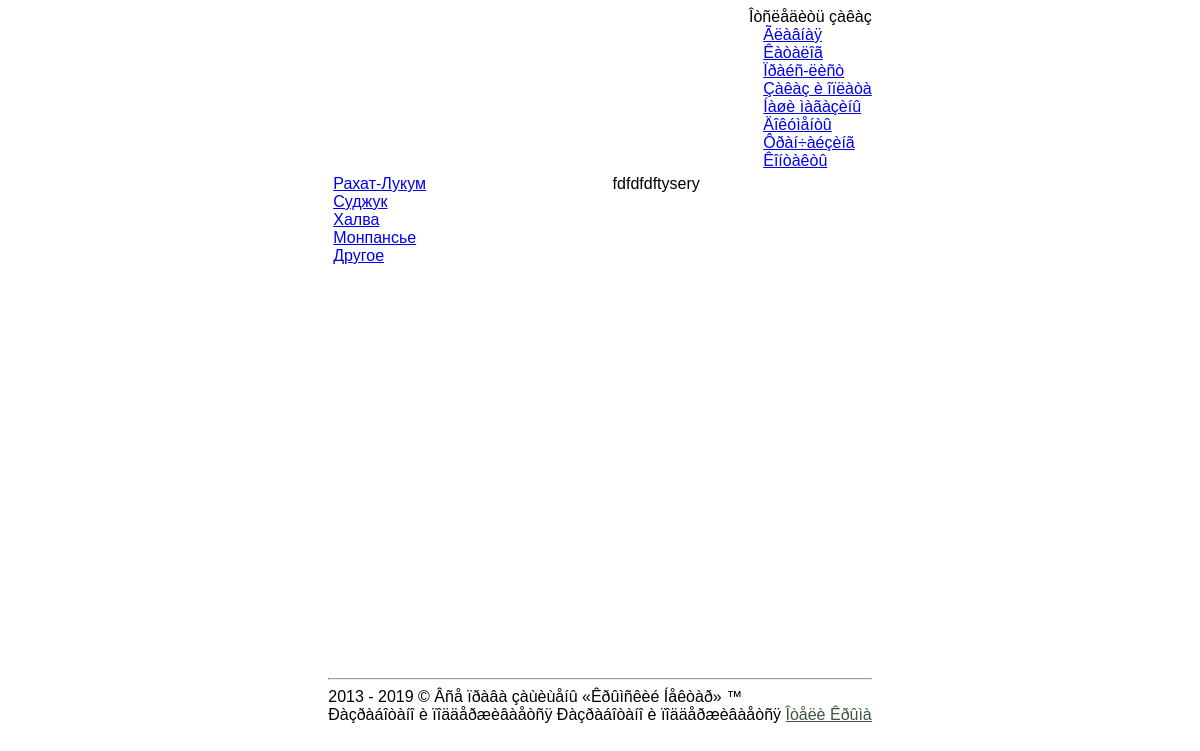
The page /template.php on the database its author committed.
### tables this page shows
CREATE TABLE `categories` (
  `id` int(2) NOT NULL,
  `nam_categories` varchar(255) NOT NULL DEFAULT '',
  `link` varchar(255) NOT NULL DEFAULT '',
  `description` varchar(255) NOT NULL DEFAULT '',
  `img` varchar(255) NOT NULL DEFAULT '',
  `img_left` varchar(255) NOT NULL DEFAULT '',
  `ord` int(3) NOT NULL DEFAULT '10'
);

### blocks/left.php (the view, shortened to what this page needs)
<td class="leftPanel" valign="top" id="leftShop">
                    	<div class="menu">
                                <div class="cenMenu">
                                    <?
                                        $ForCatLeft=mysql_query("SELECT * FROM `categories` order by `ord` ");
                                        while ($RowCatLeft=mysql_fetch_array($ForCatLeft)) {
                                            echo('
                                                <div class="categMenu"><a href="tea.php?cat='.$RowCatLeft['id'].'"> '.$RowCatLeft['nam_categories'].' </a></div>
                                            ');
                                        }
                                    ?>
                                </div>
                        </div>
                    </td>

### css/style.css (style rules this page uses)
body { font-family: Arial; }

### rows shown on the page
categories: nam_categories "Рахат-Лукум"
categories: nam_categories "Суджук"
categories: nam_categories "Халва"
categories: nam_categories "Монпансье"
categories: nam_categories "Другое"
